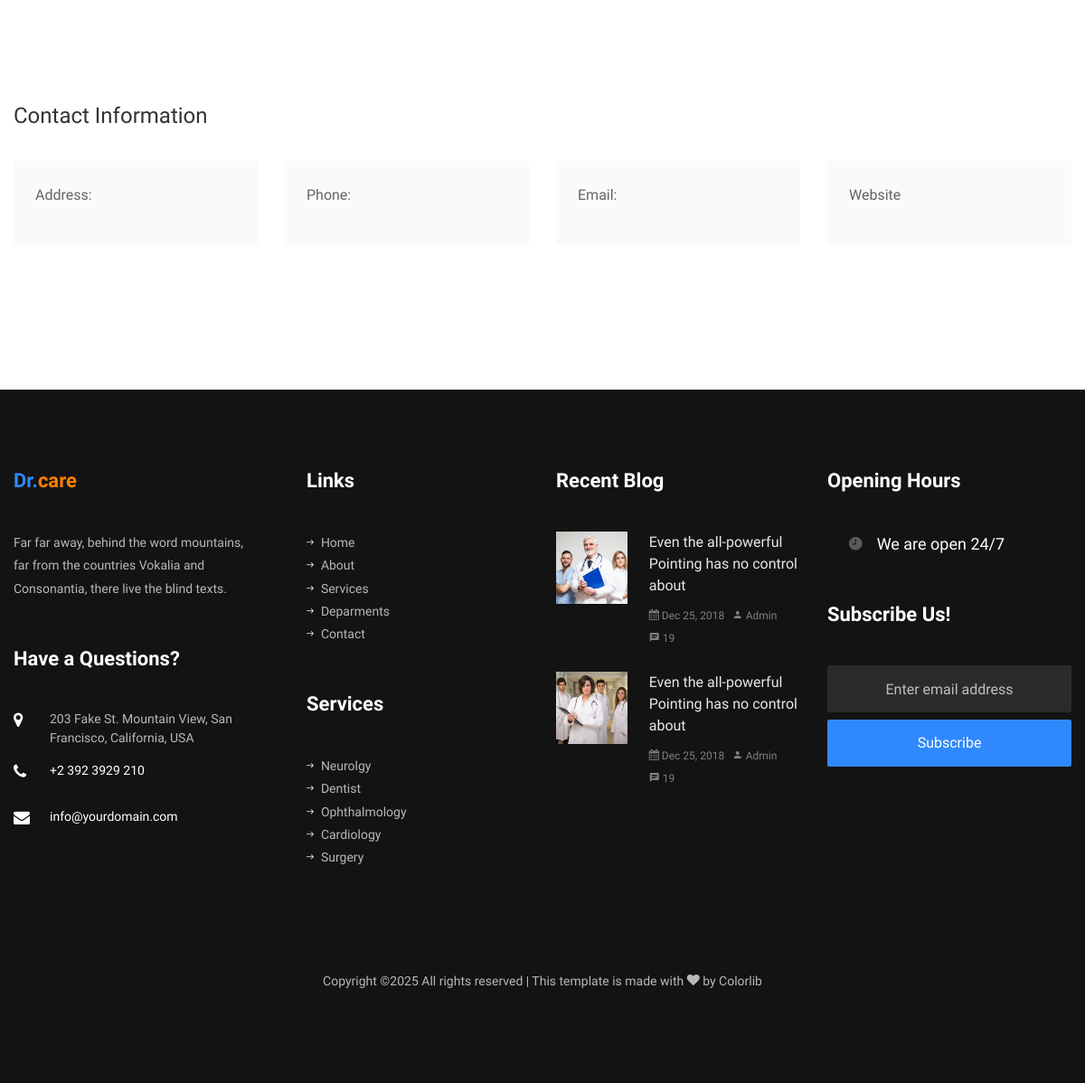
The app's page /contact/ (lower part), older data.
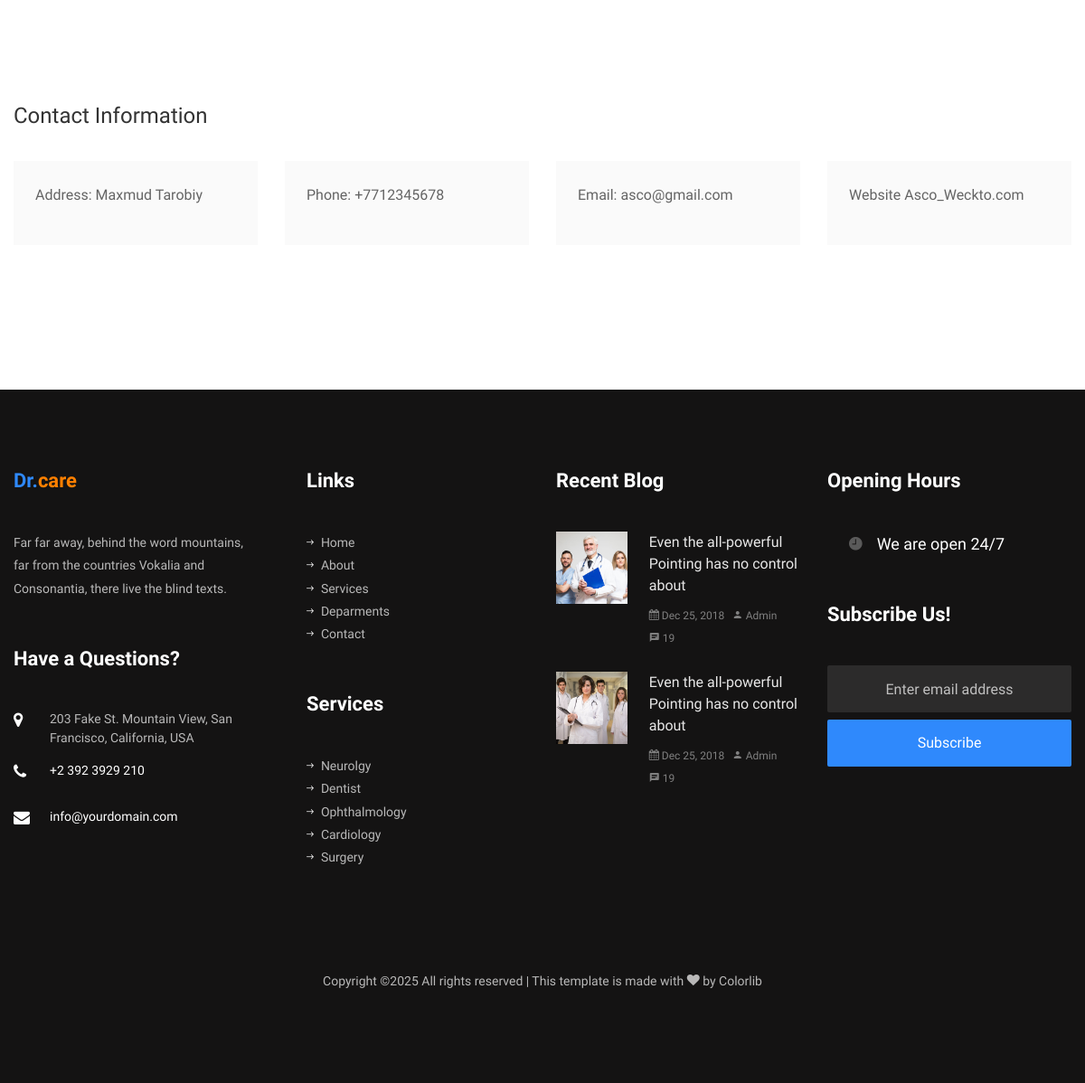
The same page, newer data.
### base/models.py (models this page shows, shortened)
class ContactInfo(models.Model):
    address = models.CharField(max_length=250)
    phone = models.CharField(max_length=100)
    email = models.EmailField()
    website = models.CharField(max_length=150)
    class Meta:
        verbose_name = "Contact info"
        verbose_name_plural = "Contact info"

### base/views.py (the view)
# urls.py: path('contact/', contacts, name='contact'),
def contacts(request):
    info = ContactInfo.objects.first()
    return render(request, 'pages/contact.html', {'info':info})

### templates/pages/contact.html (shortened to what this page needs)
{% extends "base.html" %}
{% load static %}
{% block content %}
		<section class="ftco-section contact-section">
      <div class="container">
        <div class="row d-flex mb-5 contact-info">
          <div class="col-md-12 mb-4">
            <h2 class="h4">Contact Information</h2>
          </div>
          <div class="col-md-3 d-flex">
          	<div class="bg-light d-flex align-self-stretch box p-4">
	            <p><span>Address:</span> {{info.address}}</p>
	          </div>
          </div>
          <div class="col-md-3 d-flex">
          	<div class="bg-light d-flex align-self-stretch box p-4">
	            <p><span>Phone:</span> {{info.phone}}</p>
	          </div>
          </div>
          <div class="col-md-3 d-flex">
          	<div class="bg-light d-flex align-self-stretch box p-4">
	            <p><span>Email:</span> {{info.email}}</p>
	          </div>
          </div>
          <div class="col-md-3 d-flex">
          	<div class="bg-light d-flex align-self-stretch box p-4">
	            <p><span>Website</span> {{info.website}}</p>
	          </div>
          </div>
        </div>
      </div>
    </section>
{% endblock %}

### templates/base.html (shortened to what this page needs)
{% load static %}
<!DOCTYPE html>
<html lang="en">
<head>
    <link rel="stylesheet" href="{% static "css/open-iconic-bootstrap.min.css" %}">
    <link rel="stylesheet" href="{% static "css/animate.css" %}">
    <link rel="stylesheet" href="{% static "css/owl.carousel.min.css" %}">
    <link rel="stylesheet" href="{% static "css/owl.theme.default.min.css" %}">
    <link rel="stylesheet" href="{% static "css/magnific-popup.css" %}">
    <link rel="stylesheet" href="{% static "css/aos.css" %}">
    <link rel="stylesheet" href="{% static "css/ionicons.min.css" %}">
    <link rel="stylesheet" href="{% static "css/bootstrap-datepicker.css" %}">
    <link rel="stylesheet" href="{% static "css/jquery.timepicker.css" %}">
    <link rel="stylesheet" href="{% static "css/flaticon.css" %}">
    <link rel="stylesheet" href="{% static "css/icomoon.css" %}">
    <link rel="stylesheet" href="{% static "css/style.css" %}">
</head>
<body>
        {% block content %} {% endblock content %}
        <footer class="ftco-footer ftco-bg-dark ftco-section">
      <div class="container">
        <div class="row mb-5">
          <div class="col-md">
            <div class="ftco-footer-widget mb-5">
              <h2 class="ftco-heading-2 logo">Dr.<span>care</span></h2>
              <p>Far far away, behind the word mountains, far from the countries Vokalia and Consonantia, there live the blind texts.</p>
            </div>
            <div class="ftco-footer-widget mb-5">
            	<h2 class="ftco-heading-2">Have a Questions?</h2>
            	<div class="block-23 mb-3">
	              <ul>
	                <li><span class="icon icon-map-marker"></span><span class="text">203 Fake St. Mountain View, San Francisco, California, USA</span></li>
	                <li><a href="#"><span class="icon icon-phone"></span><span class="text">+2 392 3929 210</span></a></li>
	                <li><a href="#"><span class="icon icon-envelope"></span><span class="text">info@yourdomain.com</span></a></li>
	              </ul>
	            </div>
	            <ul class="ftco-footer-social list-unstyled float-md-left float-lft mt-3">
              </ul>
            </div>
          </div>
          <div class="col-md">
            <div class="ftco-footer-widget mb-5 ml-md-4">
              <h2 class="ftco-heading-2">Links</h2>
              <ul class="list-unstyled">
                <li><a href="{% url "home" %}"><span class="ion-ios-arrow-round-forward mr-2"></span>Home</a></li>
                <li><a href="#"><span class="ion-ios-arrow-round-forward mr-2"></span>About</a></li>
                <li><a href="#"><span class="ion-ios-arrow-round-forward mr-2"></span>Services</a></li>
                <li><a href="#"><span class="ion-ios-arrow-round-forward mr-2"></span>Deparments</a></li>
                <li><a href="#"><span class="ion-ios-arrow-round-forward mr-2"></span>Contact</a></li>
              </ul>
            </div>
            <div class="ftco-footer-widget mb-5 ml-md-4">
              <h2 class="ftco-heading-2">Services</h2>
              <ul class="list-unstyled">
                <li><a href="#"><span class="ion-ios-arrow-round-forward mr-2"></span>Neurolgy</a></li>
                <li><a href="#"><span class="ion-ios-arrow-round-forward mr-2"></span>Dentist</a></li>
                <li><a href="#"><span class="ion-ios-arrow-round-forward mr-2"></span>Ophthalmology</a></li>
                <li><a href="#"><span class="ion-ios-arrow-round-forward mr-2"></span>Cardiology</a></li>
                <li><a href="#"><span class="ion-ios-arrow-round-forward mr-2"></span>Surgery</a></li>
              </ul>
            </div>
          </div>
          <div class="col-md">
            <div class="ftco-footer-widget mb-5">
              <h2 class="ftco-heading-2">Recent Blog</h2>
              <div class="block-21 mb-4 d-flex">
                <a class="blog-img mr-4" style="background-image: url(images/image_1.jpg);"></a>
                <div class="text">
                  <h3 class="heading"><a href="#">Even the all-powerful Pointing has no control about</a></h3>
                  <div class="meta">
                    <div><a href="#"><span class="icon-calendar"></span> Dec 25, 2018</a></div>
                    <div><a href="#"><span class="icon-person"></span> Admin</a></div>
                    <div><a href="#"><span class="icon-chat"></span> 19</a></div>
                  </div>
                </div>
              </div>
              <div class="block-21 mb-5 d-flex">
                <a class="blog-img mr-4" style="background-image: url(images/image_2.jpg);"></a>
                <div class="text">
                  <h3 class="heading"><a href="#">Even the all-powerful Pointing has no control about</a></h3>
                  <div class="meta">
                    <div><a href="#"><span class="icon-calendar"></span> Dec 25, 2018</a></div>
                    <div><a href="#"><span class="icon-person"></span> Admin</a></div>
                    <div><a href="#"><span class="icon-chat"></span> 19</a></div>
                  </div>
                </div>
              </div>
            </div>
          </div>
          <div class="col-md">
          	<div class="ftco-footer-widget mb-5">
            	<h2 class="ftco-heading-2">Opening Hours</h2>
            	<h3 class="open-hours pl-4"><span class="ion-ios-time mr-3"></span>We are open 24/7</h3>
            </div>
            <div class="ftco-footer-widget mb-5">
            	<h2 class="ftco-heading-2">Subscribe Us!</h2>
              <form action="#" class="subscribe-form">
                <div class="form-group">
                  <input type="text" class="form-control mb-2 text-center" placeholder="Enter email address">
                  <input type="submit" value="Subscribe" class="form-control submit px-3">
                </div>
              </form>
            </div>
          </div>
        </div>
        <div class="row">
          <div class="col-md-12 text-center">
            <p>
  Copyright &copy;<script>document.write(new Date().getFullYear());</script> All rights reserved | This template is made with <i class="icon-heart" aria-hidden="true"></i> by <a href="https://colorlib.com" target="_blank">Colorlib</a>
  </p>
          </div>
        </div>
      </div>
    </footer>
</body>
</html>

### static/css/icomoon.css (style rules this page uses)
[class^="icon-"], [class*=" icon-"] { font-family: 'icomoon' !important; speak: none; font-style: normal; font-weight: normal; font-variant: normal; text-transform: none; line-height: 1; -webkit-font-smoothing: antialiased; -moz-osx-font-smoothing: grayscale; }
.icon-heart:before { content: "\f004"; }
.icon-map-marker:before { content: "\f041"; }
.icon-calendar:before { content: "\f073"; }
.icon-phone:before { content: "\f095"; }
.icon-envelope:before { content: "\f0e0"; }
.icon-chat:before { content: "\e0b7"; }
.icon-person:before { content: "\e7fd"; }

Row changes from the older to the newer data that the page shows:
added ContactInfo: address "Maxmud Tarobiy", phone "+7712345678", email "asco@gmail.com", website "Asco_Weckto.com"
